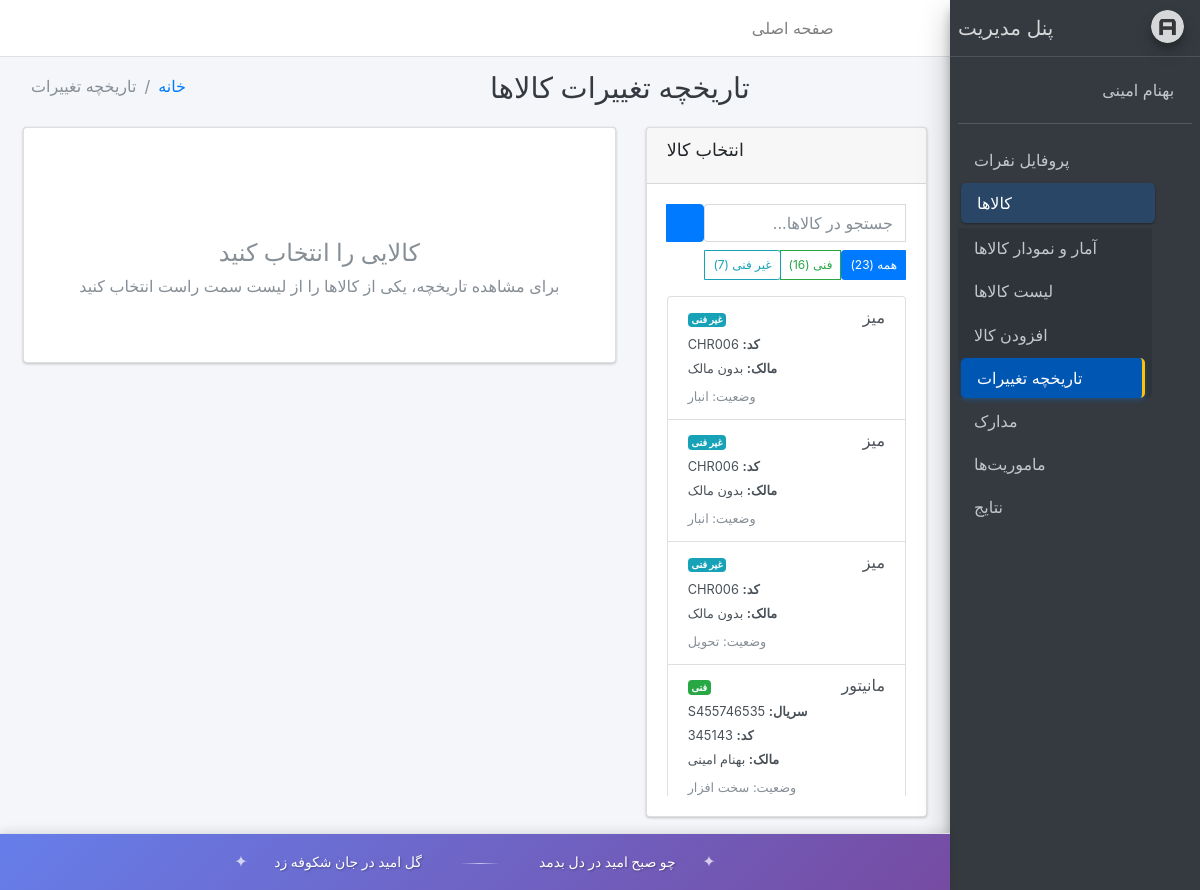
The app's page /account/history/ (signed in), older data.
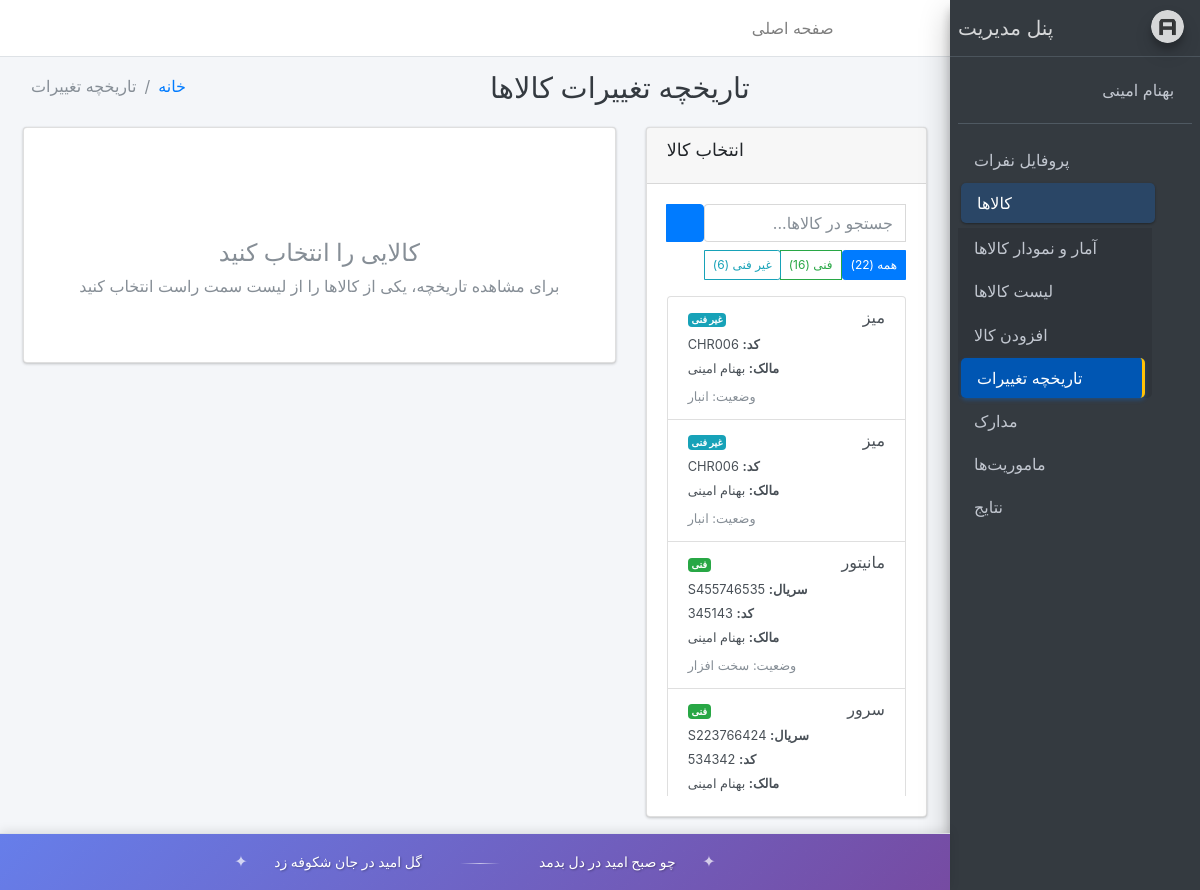
The same page, newer data.
### holder/models.py (models this page shows, shortened)
class Items(models.Model):
    Technical_items = models.CharField(max_length=100,blank=True , null=True, verbose_name="نام کالا")
    TYPE_CHOICES = [('Technical', 'فنی'),('Non-technical', 'غیر فنی')]
    type_Item = models.CharField(max_length=50,choices=TYPE_CHOICES, verbose_name="نوع کالا")
    STATUS_CHOICES = [('hardware','سخت افزار'),('Delivery','تحویل'),('warehouse','انبار')]
    status_item =  models.CharField(max_length=50,choices=STATUS_CHOICES, verbose_name="وضعیت کالا")
    Number = models.IntegerField(verbose_name="تعداد کالا", default=1, blank=True, null=True)
    STATUS_SUB_MAPPING = {
        'hardware': [
            ('repair', 'تعمیر'),
            ('upgrade', 'ارتقا'),
        ],
        'Delivery': [
            ('external', 'خارج'),
            ('internal', 'داخل'),
        ],
        'warehouse': [
            ('ready', 'آماده بکار'),
            ('returned_good', 'عودتی سالم'),
            ('returned_worn', 'عودتی فرسوده'),
        ],
    }
    status_sub_item = models.CharField(max_length=50,choices=[choice for sublist in STATUS_SUB_MAPPING.values() for choice in sublist],blank=True,null=True,verbose_name="زیر مجموعه وضعیت")
    brand = models.CharField(max_length=100, verbose_name="برند", blank=True, null=True)
    Configuration = models.TextField(verbose_name="پیکربندی", blank=True, null=True)
    serial_number = models.CharField(max_length=100, blank=True, null=True, verbose_name="شماره سریال")
    Product_code = models.CharField(max_length=100, verbose_name="کد محصول")
    register_date = models.DateTimeField(auto_now_add=True)
    update_date = models.DateTimeField(default=timezone.now,verbose_name="تاریخ بروزرسانی")
    PersonalInfo = models.ForeignKey(PersonalInfo, on_delete=models.CASCADE, related_name='items', blank=True, null=True, verbose_name="دارنده حساب")
    def jinfo(self):
        return jalali_converter(self.register_date)
    jinfo.short_description = "تاریخ ثبت نام"
    class Meta:
        verbose_name = "کالا"
        verbose_name_plural = "کالاها"

class PersonalInfo(models.Model):
    STATUS_CHOICES = (
        ('d', 'دیپلم'),
        ('a', 'کارشناسی ناپیوسته'),
        ('b', 'کارشناسی'),
        ('m', 'کارشناسی ارشد'),
        ('p', 'دکتری'),
        ('o', 'سایر')
    )
    name = models.CharField(max_length=100, verbose_name="نام")
    family = models.CharField(max_length=100, verbose_name="نام خانوادگی")
    Personnel_number = models.CharField(max_length=9, validators=[RegexValidator(regex=r'^\d{9}$')], unique=True,primary_key=True,verbose_name="شماره پرسنلی")
    National_ID = models.CharField(max_length=10,unique=True,verbose_name="کد ملی",validators=[RegexValidator(regex=r'^\d{10}$')])
    date_of_birth = models.DateField(verbose_name="تاریخ تولد")
    email = models.EmailField(max_length=254, verbose_name="ایمیل",blank=True, null=True, help_text="اختیاری")
    phone_number = models.CharField(max_length=16, verbose_name="شماره همراه")
    date_created = models.DateTimeField(auto_now_add=True, verbose_name="تاریخ ثبت نام")
    Educational_degree = models.CharField(max_length=10, verbose_name="مدرک تحصیلی", choices=STATUS_CHOICES)
    password = models.CharField(max_length=100, verbose_name="رمز عبور")
    def jinfo(self):
        return jalali_converter(self.date_of_birth)
    jinfo.short_description = "تاریخ تولد "
    class Meta:
        verbose_name = "دارنده حساب"
        verbose_name_plural = "دارندگان حساب"

### account/views.py (the view, shortened to what this page needs)
# urls.py: path("history/", history_view, name="history"),
@login_required
def history_view(request):
    selected_item_id = request.GET.get('item_id')
    search_query = request.GET.get('search', '')
    type_filter = request.GET.get('type_filter', '')
    items_queryset = Items.objects.select_related('PersonalInfo').all()
    if type_filter:
        items_queryset = items_queryset.filter(type_Item=type_filter)
    items = items_queryset.order_by('-register_date')
    selected_item = None
    item_history = None
    total_items = items_queryset.count()
    technical_items = items_queryset.filter(type_Item='Technical').count()
    non_technical_items = items_queryset.filter(type_Item='Non-technical').count()
    context = {
        'items': items,
        'selected_item': selected_item,
        'item_history': item_history,
        'selected_item_id': selected_item_id,
        'search_query': search_query,
        'type_filter': type_filter,
        'total_items': total_items,
        'technical_items': technical_items,
        'non_technical_items': non_technical_items,
    }
    return render(request, 'registration/history.html', context)

### templates/registration/history.html (shortened to what the changed rows need)
{% extends 'registration/base.html' %}
{% load static %}
{% block content %}
<div class="content-wrapper" style="direction: rtl;">
    <div class="content-header">
        <div class="container-fluid">
            <div class="row mb-2">
                <div class="col-sm-6">
                    <h1 class="m-0 text-dark">تاریخچه تغییرات کالاها</h1>
                </div>
            </div>
        </div>
    </div>
    <section class="content">
        <div class="container-fluid">
            <div class="row">
                <div class="col-md-4">
                    <div class="card">
                        <div class="card-body">
                            <form method="get" class="mb-3">
                                <div class="row">
                                    <div class="col-12">
                                        <div class="btn-group btn-group-sm w-100" role="group">
                                            <a href="?{% if search_query %}search={{ search_query }}&{% endif %}{% if selected_item_id %}item_id={{ selected_item_id }}{% endif %}"
                                               class="btn {% if not type_filter %}btn-primary{% else %}btn-outline-primary{% endif %}">
                                                همه ({{ total_items }})
                                            </a>
                                            <a href="?type_filter=Technical{% if search_query %}&search={{ search_query }}{% endif %}{% if selected_item_id %}&item_id={{ selected_item_id }}{% endif %}"
                                               class="btn {% if type_filter == 'Technical' %}btn-success{% else %}btn-outline-success{% endif %}">
                                                فنی ({{ technical_items }})
                                            </a>
                                            <a href="?type_filter=Non-technical{% if search_query %}&search={{ search_query }}{% endif %}{% if selected_item_id %}&item_id={{ selected_item_id }}{% endif %}"
                                               class="btn {% if type_filter == 'Non-technical' %}btn-info{% else %}btn-outline-info{% endif %}">
                                                غیر فنی ({{ non_technical_items }})
                                            </a>
                                        </div>
                                    </div>
                                </div>
                            </form>
                            <div class="list-group" style="max-height: 500px; overflow-y: auto;">
                                {% for item in items %}
                                    <a href="?item_id={{ item.id }}{% if search_query %}&search={{ search_query }}{% endif %}{% if type_filter %}&type_filter={{ type_filter }}{% endif %}"
                                       class="list-group-item list-group-item-action {% if selected_item and selected_item.id == item.id %}active{% endif %}">
                                        <div class="d-flex w-100 justify-content-between">
                                            <h6 class="mb-1">{{ item.Technical_items|default:"بدون نام" }}</h6>
                                            <small class="text-muted">
                                                <span class="badge badge-{% if item.type_Item == 'Technical' %}success{% else %}info{% endif %}">
                                                    {{ item.get_type_Item_display }}
                                                </span>
                                            </small>
                                        </div>
                                        <p class="mb-1">
                                            {% if item.serial_number %}
                                                <small><strong>سریال:</strong> {{ item.serial_number }}</small><br>
                                            {% endif %}
                                            {% if item.Product_code %}
                                                <small><strong>کد:</strong> {{ item.Product_code }}</small><br>
                                            {% endif %}
                                            {% if item.PersonalInfo %}
                                                <small><strong>مالک:</strong> {{ item.PersonalInfo.name }} {{ item.PersonalInfo.family }}</small>
                                            {% else %}
                                                <small><strong>مالک:</strong> بدون مالک</small>
                                            {% endif %}
                                        </p>
                                        <small class="text-muted">وضعیت: {{ item.get_status_item_display }}</small>
                                    </a>
                                {% endfor %}
                            </div>
                        </div>
                    </div>
                </div>
            </div>
        </div>
    </section>
</div>
{% endblock %}

Row changes from the older to the newer data that the page shows:
removed Items: Technical_items "میز", type_Item "غیر فنی", Product_code "CHR006", shows "مالک:", status_item "تحویل"
changed Items (number 1 of 4 on the later page): PersonalInfo.name (not shown) → "بهنام"; PersonalInfo.family (not shown) → "امینی"; no longer shows "بدون مالک"
changed Items (number 2 of 4 on the later page): PersonalInfo.name (not shown) → "بهنام"; PersonalInfo.family (not shown) → "امینی"; no longer shows "بدون مالک"
now on this page (row unchanged): Items: Technical_items "سرور", type_Item "فنی", serial_number "S223766424", Product_code "534342", PersonalInfo.name "بهنام", PersonalInfo.family "امینی"
Text that changed along with them:
{{ total_items }}: "23" → "22"
{{ non_technical_items }}: "7" → "6"
